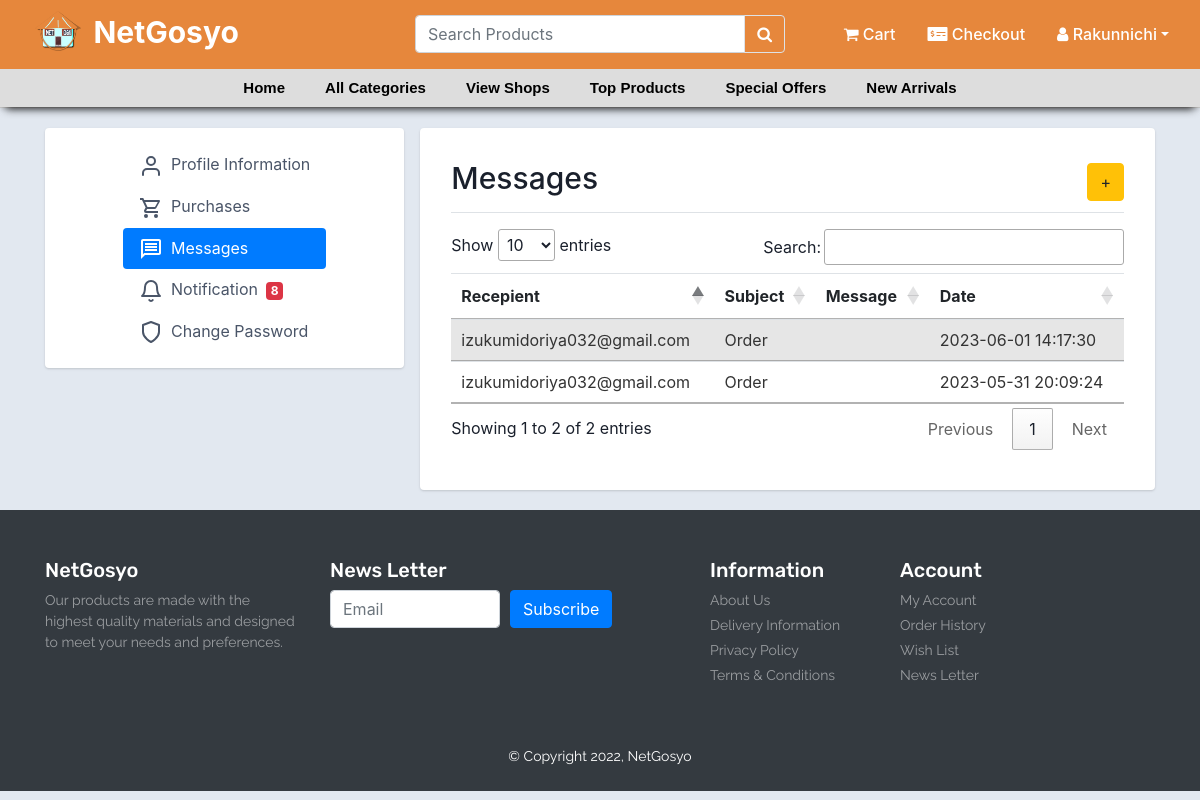
The page /Profile_messages.php (signed in) on the database its author committed.
### tables this page shows
CREATE TABLE `user_form` (
  `id` int(100) NOT NULL,
  `fullname` varchar(100) NOT NULL,
  `email` varchar(100) NOT NULL,
  `username` varchar(255) NOT NULL,
  `password` varchar(100) NOT NULL,
  `phonenumber` varchar(255) NOT NULL,
  `address` varchar(255) NOT NULL,
  `dateofbirth` varchar(255) NOT NULL,
  `gender` varchar(255) NOT NULL,
  `image` varchar(255) NOT NULL,
  `shopname` varchar(250) NOT NULL DEFAULT 'user',
  `vkey` varchar(50) NOT NULL,
  `verified` tinyint(1) NOT NULL DEFAULT 0,
  `register_date` timestamp NOT NULL DEFAULT current_timestamp() ON UPDATE current_timestamp()
);

CREATE TABLE `convo` (
  `convo_id` int(11) NOT NULL,
  `user_id` int(11) NOT NULL,
  `recipient` varchar(255) NOT NULL,
  `subject` varchar(255) NOT NULL,
  `convo_added` datetime NOT NULL DEFAULT current_timestamp(),
  `convo_updated` datetime DEFAULT NULL ON UPDATE current_timestamp()
);

### Profile_messages.php (the view, shortened to what this page needs)
<?php
include('new_navbar.php');
include('config.php');
$user_id = $_SESSION["user_id"];
$result = mysqli_query($conn, "SELECT * FROM user_form WHERE id = '$user_id'");
if ($res = mysqli_fetch_array($result)) {
	$email = $res['email']  ?? '';
}
$convo_query = "SELECT * FROM convo
								JOIN user_form ON user_form.id = convo.recipient
								WHERE user_id='$user_id'
								OR recipient='$user_id'
								ORDER BY convo_id DESC";
$convo_query = mysqli_query($conn, $convo_query);
$convos = array();
while ($convo_row = mysqli_fetch_assoc($convo_query)) {
	$convo_id = $convo_row['convo_id'];
	$sql = "SELECT *
	        FROM messages
					WHERE convo_id = '$convo_id'";
	$message_query = mysqli_query($conn, $sql);
	$messages = [];
	while ($message_row = mysqli_fetch_assoc($message_query)) {
		array_push($messages, $message_row);
	}
	$convo_row['messages'] = $messages;
	$convos[] = $convo_row;
}
?>
<!DOCTYPE html>
<html lang="en">
<head>
    <link rel="stylesheet" href="https://cdn.datatables.net/1.13.5/css/jquery.dataTables.css" />
    <link rel="stylesheet" href="https://cdn.datatables.net/1.13.5/css/jquery.dataTables.min.css" />
    <link href="https://cdn.jsdelivr.net/npm/bootstrap@4.4.1/dist/css/bootstrap.min.css" rel="stylesheet">
</head>
<body>
    <div class="container">
        <div class="row gutters-sm">
            <div class="col-md-4 d-none d-md-block">
                <div class="card">
                    <div class="card-body">
                        <nav class="nav flex-column nav-pills nav-gap-y-1">
                            <a href="Profile_settings.php" class="nav-item nav-link has-icon nav-link-faded">
                                <svg xmlns="http://www.w3.org/2000/svg" width="24" height="24" viewBox="0 0 24 24"
                                    fill="none" stroke="currentColor" stroke-width="2" stroke-linecap="round"
                                    stroke-linejoin="round" class="feather feather-user mr-2">
                                    <path d="M20 21v-2a4 4 0 0 0-4-4H8a4 4 0 0 0-4 4v2"></path>
                                    <circle cx="12" cy="7" r="4"></circle>
                                </svg>Profile Information
                            </a>
                            <a href="Profile_purchases.php" class="nav-item nav-link has-icon nav-link-faded">
                                Purchases
                            </a>
                            <a href="Profile_messages.php" class="nav-item nav-link has-icon nav-link-faded active">
                                <svg xmlns="http://www.w3.org/2000/svg" width="24" height="24" viewBox="0 0 24 24"
                                    fill="currentColor" class="feather feather-settings mr-2">
                                    <path
                                        d="M4 4h16v12H5.17L4 17.17V4m0-2c-1.1 0-1.99.9-1.99 2L2 22l4-4h14c1.1 0 2-.9 2-2V4c0-1.1-.9-2-2-2H4zm2 10h12v2H6v-2zm0-3h12v2H6V9zm0-3h12v2H6V6z">
                                    </path>
                                </svg>Messages
                            </a>
                            <a href="Profile_notifications.php" class="nav-item nav-link has-icon nav-link-faded">
                                Notification<span class="badge badge-danger ml-2"><?= mysqli_num_rows($notifications) ?>
                            </a>
                            <a href="Profile_changepass.php" class="nav-item nav-link has-icon nav-link-faded">
                                <svg xmlns="http://www.w3.org/2000/svg" width="24" height="24" viewBox="0 0 24 24"
                                    fill="none" stroke="currentColor" stroke-width="2" stroke-linecap="round"
                                    stroke-linejoin="round" class="feather feather-shield mr-2">
                                    <path d="M12 22s8-4 8-10V5l-8-3-8 3v7c0 6 8 10 8 10z"></path>
                                </svg>Change Password
                            </a>
                        </nav>
                    </div>
                </div>
            </div>
            <div class="col-md-8">
                <div class="card">
                    <div class="card-body">
                        <div class="tab-pane" id="messages">
                            <div class="container-fluid py-3">
                                <div class="row">
                                    <div class="col-md-12">
                                        <div class="table-wrapper">
                                            <div class="d-flex justify-content-between align-items-center">
                                                <h4 class="text-right" style="font-size: 30px;">Messages</h4>
                                                <button class="btn btn-warning" data-toggle="modal"
                                                    data-target="#messageModal">+</button>
                                            </div>
                                            <div class="card-body px-0 pb-2 mt-2 border-top">
                                                <div class="table-responsive p-0">
                                                        <table  class="table table-striped table-hover mb-0" id="myTable">
                                                            <thead>
                                                                <tr>
                                                                    <th>Recepient</th>
                                                                    <th>Subject</th>
                                                                    <th>Message</th>
                                                                    <th>Date</th>
                                                                </tr>
                                                            </thead>
                                                            <tbody>
                                                                <?php foreach ($convos as $row) { ?>
                                                                <tr>
                                                                    <?php if ($row['user_id'] == $user_id) { ?>
                                                                    <td><a href="message.php?convo_id=<?= $row['convo_id'] ?>"
                                                                            style="color:#333;text-decoration: none;"><?= $row['email'] ?></a>
                                                                    </td>
                                                                    <?php } else { ?>
                                                                    <td><a href="message.php?convo_id=<?= $row['convo_id'] ?>"
                                                                            style="color:#333;text-decoration: none;"><?= $email ?></a>
                                                                    </td>
                                                                    <?php } ?>
                                                                    <td><a href="message.php?convo_id=<?= $row['convo_id'] ?>"
                                                                            style="color:#333;text-decoration: none;"><?= $row['subject'] ?></a>
                                                                    </td>
                                                                    <td>
                                                                    </td>
                                                                    <td><a href="message.php?convo_id=<?= $row['convo_id'] ?>"
                                                                            style="color:#333;text-decoration: none;"><?= $row['convo_added'] ?></a>
                                                                    </td>
                                                                </tr>
                                                                <?php } ?>
                                                            </tbody>
                                                        </table>
                                                </div>
                                            </div>
                                        </div>
                                    </div>
                                </div>
                            </div>
                        </div>
                    </div>
                </div>
            </div>
        </div>
    </div>
</body>
</html>
<?php
include('footer.php');
?>

### new_navbar.php (shortened to what this page needs)
<?php
include 'config.php';
$user_id = $_SESSION['user_id'] ?? '3';
$notifications = mysqli_query($conn, "SELECT * FROM notifications WHERE user_id='$user_id' ORDER BY notification_added DESC");
?>
<!doctype html>
<html lang="en">
<head>
    <link rel="stylesheet" href="https://stackpath.bootstrapcdn.com/bootstrap/4.4.1/css/bootstrap.min.css"
>
    <link href="assets/vendor/swiper/swiper-bundle.min.css" rel="stylesheet">
    <link href="assets/vendor/swiper/swiper-bundle.min.css" rel="stylesheet">
    <link href="assets/vendor/boxicons/css/boxicons.min.css" rel="stylesheet">
    <link href="assets/vendor/glightbox/css/glightbox.min.css" rel="stylesheet">
    <link rel="stylesheet" href="https://cdnjs.cloudflare.com/ajax/libs/OwlCarousel2/2.3.4/assets/owl.carousel.min.css"
 />
    <link rel="stylesheet"
        href="https://cdnjs.cloudflare.com/ajax/libs/OwlCarousel2/2.3.4/assets/owl.theme.default.min.css"
 />
    <link rel="stylesheet" href="https://cdnjs.cloudflare.com/ajax/libs/font-awesome/5.13.0/css/all.min.css"
 />
    <link rel="stylesheet" href="css/style-header.css">
    <link rel="stylesheet" href="https://cdn.jsdelivr.net/npm/bootstrap-icons@1.7.2/font/bootstrap-icons.css">
    <link rel='stylesheet' href='https://cdnjs.cloudflare.com/ajax/libs/twitter-bootstrap/4.5.2/css/bootstrap.min.css' />
    <link rel='stylesheet' href='https://cdnjs.cloudflare.com/ajax/libs/font-awesome/5.9.0/css/all.min.css' />
    <link href="https://stackpath.bootstrapcdn.com/font-awesome/4.7.0/css/font-awesome.min.css" rel="stylesheet">
    <link href="https://cdn.jsdelivr.net/npm/bootstrap@5.2.0-beta1/dist/css/bootstrap.min.css" rel="stylesheet">
    <link rel="stylesheet" href="new_navbar.css">
</head>
<body>
    <div class="main-navbar shadow-sm sticky-top" id="main-navbar-design">
        <div class="top-navbar">
            <div class="container-fluid">
                <div class="row">
                    <div class="col-md-4 my-auto d-none d-sm-none d-md-block d-lg-block" href="index.php">
                        <a class="brand-name">
                            <img style="width:auto; height:40px; margin-right: 5px;"src="assets/logo.png">
                            NetGosyo
                        </a>
                    </div>
                    <div class="col-md-4 my-auto">
                        <form role="search" method="GET" action="search-page.php">
                            <div class="input-group">
                                <input type="text" name="search" placeholder="Search Products" class="form-control"
                                    value="<?php echo isset($_GET['search']) ? $_GET['search'] : ''; ?>" />
                                <button class="btn border text-white" type="submit">
                                    <i class="fa fa-search"></i>
                                </button>
                            </div>
                        </form>
                    </div>
                    <div class="col-md-4 my-auto">
                        <ul class="nav justify-content-end">
                            <?php if($user_id == 3){?>
                            <?php }else{
                        ?>
                            <li class="nav-item">
                                <a class="nav-link" href="cart-main.php">
                                    <i class="fa fa-shopping-cart"></i> Cart
                                </a>
                            </li>
                            <li class="nav-item">
                                <a class="nav-link" href="checkout.php">
                                    <i class="fas fa-money-check-alt"></i> Checkout</a>
                            </li>
                            <?php }
                        ?>
                            <?php
                            $select_user = mysqli_query($conn, "SELECT * FROM `user_form` WHERE id = '$user_id' ") or die('query failed!');
                            if (mysqli_num_rows($select_user) > 0) {
                            $fetch_user = mysqli_fetch_assoc($select_user);
                            };
                        ?>
                            <?php if($user_id == 3){
                        ?>
                            <li class="nav-item dropdown">
                                <a class="nav-link dropdown-toggle" href="javascript:" id="navbarDropdown" role="button"
                                    data-bs-toggle="dropdown" aria-expanded="false">
                                    <i class="fa fa-user"></i></a>
                                <ul class="dropdown-menu" aria-labelledby="navbarDropdown">
                                    <li><a class="dropdown-item" href="login.php"><i class="fa fa-sign-in"></i>Sign
                                            In</a></li>
                                </ul>
                            </li>
                            <?php
                            }else{
                        ?>
                            <li class="nav-item dropdown">
                                <a class="nav-link dropdown-toggle" href="javascript:" id="navbarDropdown" role="button"
                                    data-bs-toggle="dropdown" aria-expanded="false">
                                    <i class="fa fa-user"></i> <?php echo $fetch_user['username']; ?></a>
                            </li>
                            <?php
                            }
                            ?>
                        </ul>
                    </div>
                </div>
            </div>
        </div>
        <nav class="navbar navbar-expand-lg" id="navbar-design">
            <div class="container-fluid">
                <div class="collapse navbar-collapse" id="navbarSupportedContent">
                    <ul class="navbar-nav mx-auto mb-2 mb-lg-0">
                    <li class="nav-item">
                            <a class="nav-link" href="index.php">Home</a>
                        </li>
                        <li class="nav-item">
                            <a class="nav-link" href="categories.php">All Categories</a>
                        </li>
                        <li class="nav-item">
                            <a class="nav-link" href="view-shops.php">View Shops</a>
                        </li>
                        <li class="nav-item">
                            <a class="nav-link" href="view-top-products.php">Top Products</a>
                        </li>
                        <li class="nav-item">
                            <a class="nav-link" href="view-special-offers.php">Special Offers</a>
                        </li>
                        <li class="nav-item">
                            <a class="nav-link" href="view-new-arrivals.php">New Arrivals</a>
                        </li>
                    </ul>
                </div>
            </div>
        </nav>
    </div>

### rows shown on the page
user_form: username "Rakunnichi", email "izukumidoriya032@gmail.com"
convo: subject "Order", convo_added "2023-06-01 14:17:30"
convo: subject "Order", convo_added "2023-05-31 20:09:24"

### other values the page prints
mysqli_num_rows($notifications) "8"
